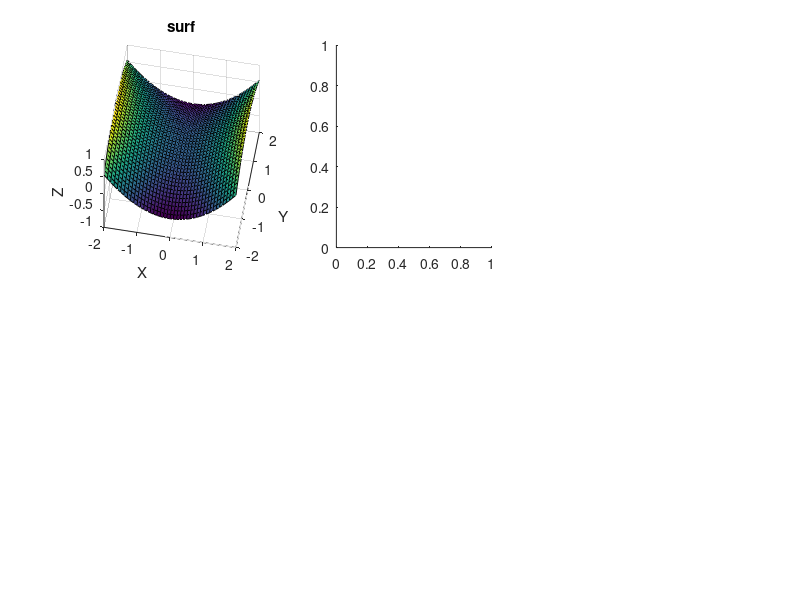

This chart was generated by the following MATLAB code: (Note: this script raises an error after producing the figure.)
% 定义参数 a 和 b
a = 2;
b = 3;

% 创建一个网格以生成 x 和 y 坐标
[x, y] = meshgrid(-2:0.1:2, -2:0.1:2);

% 计算双曲抛物面的 z 坐标
z = (x.^2 / a^2) - (y.^2 / b^2);

% 定义参数方程
f_x = @(r, t) 2.*r.*cos(t);
f_y = @(r, t) 2.*r.*sin(t);
f_z = @(r, t) 2.*r.*r.*sin(2.*t);

subplot(2,3,1);
surf(x, y, z);
xlabel('X');
ylabel('Y');
zlabel('Z');
title('surf');
view(10,60);

subplot(2,3,2);
fsurf(f_x, f_y, f_z, [0, 1, 0, 2*pi]);
xlabel('X');
ylabel('Y');
zlabel('Z');
title('fsurf');
view(10,60);

subplot(2,3,3);
mesh(x, y, z);
xlabel('X');
ylabel('Y');
zlabel('Z');
title('mesh');
view(10,60);

subplot(2,3,4);
fmesh(f_x, f_y, f_z, [0, 1, 0, 2*pi]);
xlabel('X');
ylabel('Y');
zlabel('Z');
title('fmesh');
view(10,60);

subplot(2,3,5);
surface(x, y, z);
xlabel('X');
ylabel('Y');
zlabel('Z');
title('surface');
view(10,60);
